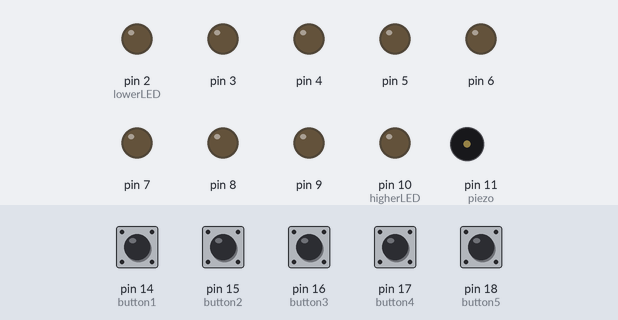
The sketch below on a simulated Arduino Uno, built with avr-gcc and run on an emulated ATmega328P. On the bench: output pins drawn as LEDs (lit = HIGH), buzzer (waves = sounding). Dashed ring = blinking. The inputs (shaded band) are chosen by the test bench; at power-on: pin 14 (button1), pin 15 (button2), pin 16 (button3), pin 17 (button4), pin 18 (button5) LOW. Pins used as bus, display or sensor lines are not drawn.

Above: at 1.2 s.
1.3 s: pin 14 (button1) pulled HIGH for 0.15 s
At 1.35 s:
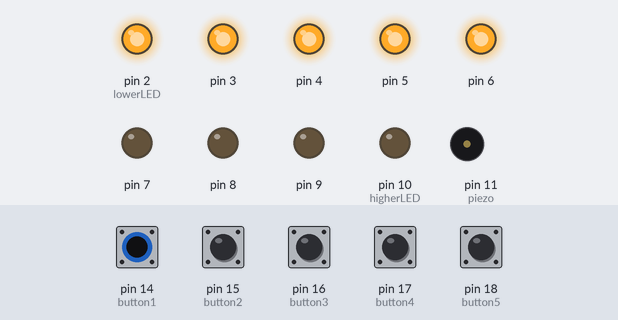
3.0 s: pin 17 (button4) pulled HIGH for 0.15 s
At 3.45 s:
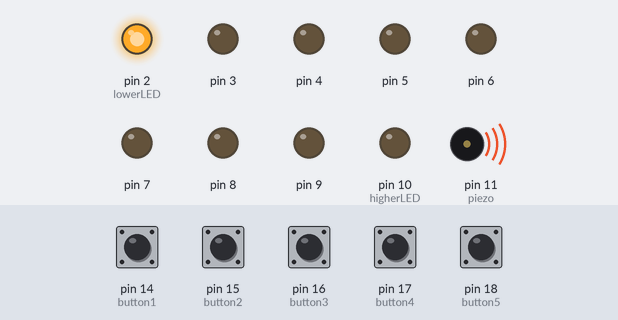
6.0 s: pin 16 (button3) pulled HIGH for 1 s
At 6.4 s:
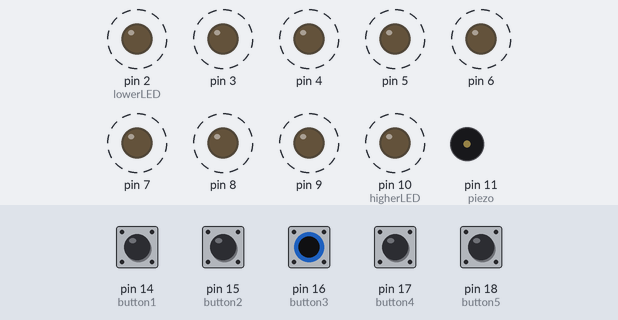
9.0 s: pin 15 (button2) pulled HIGH for 0.15 s
At 9.17 s:
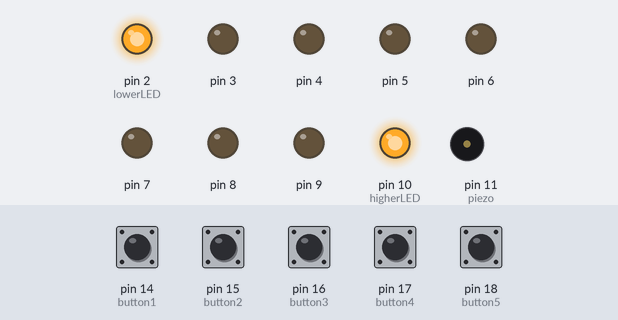
10.7 s: pin 18 (button5) pulled HIGH for 0.15 s
At 11.5 s:
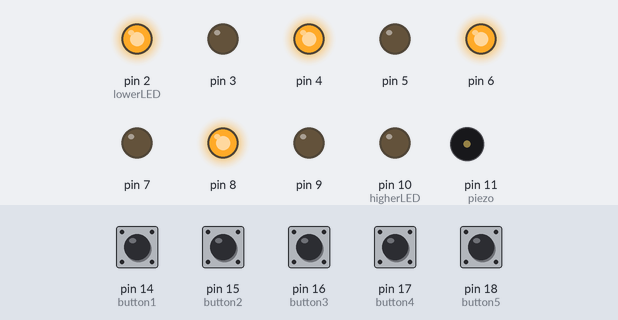
13.8 s: pin 14 (button1) driven HIGH and pin 15 (button2) driven HIGH
At 16.38 s:
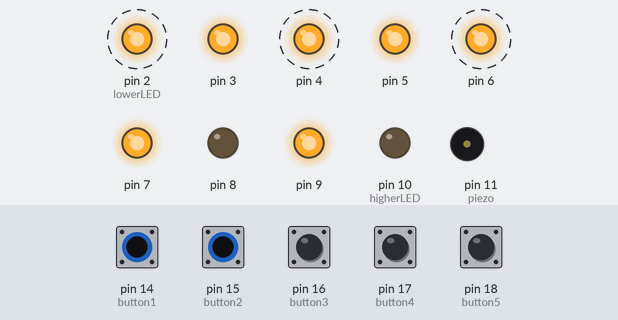
Timing chart, 0 to 17.8 s (numbered marks = the images above; inputs shaded):
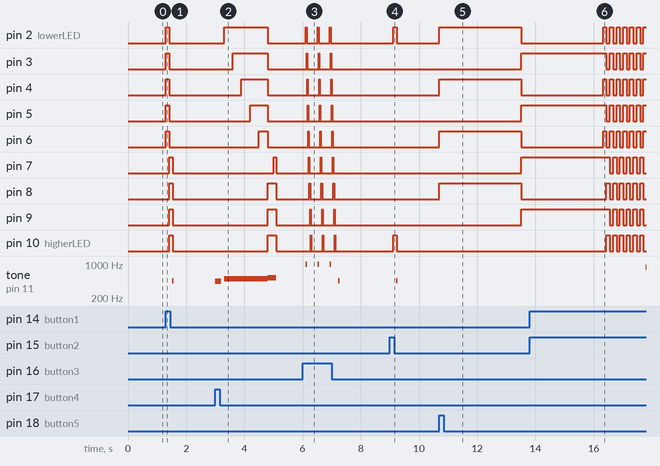

The sketch:

LAB6PROB4.ino
```cpp
//Pins 2-4 (RED LED)
//Pins 5-7 (WHITE LED)
//Pins 8-10 (BLUE LED)
//Analog Pin A0 - A4 (Push Buttons)

int lowerLED = 2;
int higherLED = 10;
int piezo = 11;
const int button1 = 14;
const int button2 = 15;
const int button3 = 16;
const int button4 = 17;
const int button5 = 18;


int input = 0;


void setup() {
  // put your setup code here, to run once:
  Serial.begin(9600);
  for(int i = 2; i <= 10; i++){
    pinMode(i, OUTPUT);
  }
}

void loop() {
  // put your main code here, to run repeatedly:
  for(int i = 2; i <= 10; i++){
    digitalWrite(i, LOW);

    if(digitalRead(button1) == 1){
      setTone(1);
    }

    else if(digitalRead(button2) == 1){
      setTone(2);
    }

    else if(digitalRead(button3) == 1){
      setTone(3);
    }

    else if(digitalRead(button4) == 1){
      setTone(4);
    }

    else if(digitalRead(button5) == 1){
      setTone(5);
    }

  }
}

//-----------------------------------------  Set buzzer tone -----------------------------------------
void setTone(int input){
  if(input == 1){
    firstSiren();
  }
  else if (input == 2){
    firstSirenTransition();
  }

  else if(input == 3){
    secondSiren();
  }

  else if(input == 4){
    thirdSiren();
  }

  else if(input == 5){
    fourthSiren();
  }
}

//------------------------------------------ Sirens + LEDs -----------------------------------------
void firstSiren() {
  //Whoop up sound + LED

  for(int i = 2; i <= 6; i++){
      digitalWrite(i, HIGH);
    }

  for(int freq = 440; freq < 1000; freq+=25){
    tone(piezo, freq, 50);
    delay(5);

  }

  for(int i = 2; i <= 6; i++){
      digitalWrite(i, LOW);
    }

  for(int i = 7; i <= 10; i++){
      digitalWrite(i, HIGH);
    }

  //Whoop down sound + LED
  for(int freq = 1000; freq > 440; freq -=25){
    tone(piezo, freq, 50);
    delay(5);

  }

  for(int i = 6; i <= 10; i++){
      digitalWrite(i, LOW);
    }
}

void firstSirenTransition() {
  for(int freq = 440; freq < 1000; freq += 25){
    tone(piezo, freq, 50);
    delay(5);
  }

  if(lowerLED >= 2){
    digitalWrite(lowerLED, HIGH);
    lowerLED = lowerLED + 1;
    digitalWrite(higherLED, HIGH);
    higherLED = higherLED - 1;

    if(lowerLED == 8){
      lowerLED = 2;
    }

    if(higherLED == 7){
      higherLED = 10;
    }
  }

  for(int freq = 1000; freq > 440; freq -= 25){
    tone(piezo, freq, 50);
    delay(5);
  }
}

void secondSiren(){
  for(int freq = 440; freq < 1000; freq += 25){
    tone(piezo, freq, 50);
    delay(5);
  }

  loopForward(2, 10, 20);
  loopBackward(10, 2, 20);

  for(int freq = 1000; freq > 440; freq -= 25){
    tone(piezo, freq, 50);
    delay(5);
  }
}

void thirdSiren(){
  tone(piezo, 440, 200);
  delay(300);

  for(int i = 2; i <= 6; i++){
    digitalWrite(i, HIGH);
    noTone(piezo);
    tone(piezo, 494, 500);
    delay(300);
  }

  for(int i = 2; i <= 6; i++){
    digitalWrite(i, LOW);
    digitalWrite(i + 6, HIGH);
  }

  noTone(piezo);
  tone(piezo, 523, 300);
  delay(200);
  digitalWrite(7, HIGH);
  delay(50);
  digitalWrite(8, HIGH);
  delay(50);
  noTone(piezo);
}

void fourthSiren(){
  for(int i = 2; i <= 9; i +=2){
    digitalWrite(i, HIGH);
  }

  for(int freq = 440; freq < 1000; freq ++){
      tone(piezo, freq, 50);
      delay(5);
    }

  for(int i = 2; i <= 9; i += 2){
    digitalWrite(i, LOW);
  }

  for(int i = 3; i <= 10; i += 2){
    digitalWrite(i, HIGH);
  }

  for(int freq = 1000; freq > 440; freq--){
    tone(piezo, freq, 50);
    delay(5);
  }
}

//--------------------------------- Loop Forward and Backward for LEDs ----------------------------------------------
void loopForward(int startPin, int endPin, int del){
  for(int i = startPin; i <= endPin; i++){
    digitalWrite(i, HIGH);
    delay(del);
    turnLEDOff();
  }

  if(startPin == endPin){
    startPin = 2;
    endPin = 10;
  }
}

void loopBackward(int startPin, int endPin, int dela){
  for(int i = endPin; i >= startPin; i--){
    digitalWrite(i, HIGH);
    delay(dela);
    turnLEDOff();
  }

  if(startPin == endPin){
    startPin = 2;
    endPin = 10;
  }
}

//---------------------------------------------------- Turn off all LEDs ---------------------------------------------------------------
void turnLEDOff(){
  for(int i = 2; i <= 10; i++){
    digitalWrite(i, LOW);
  }
}
```

Measured:
- after the input at 1.3 s, pin 2 (lowerLED), pin 3–6: LOW → HIGH at once, → LOW 0.12 s later; pin 7–9, pin 10 (higherLED): LOW → HIGH after 0.12 s, → LOW 0.12 s later; tone on pin 11 (piezo): silent → 450 Hz after 0.23 s, → silent 0.05 s later
- after the input at 3.0 s, pin 2 (lowerLED): LOW → HIGH after 0.30 s, → LOW 1.5 s later; pin 3: LOW → HIGH after 0.60 s, → LOW 1.2 s later; pin 4: LOW → HIGH after 0.90 s, → LOW 0.90 s later; pin 5: LOW → HIGH after 1.2 s, → LOW 0.60 s later; pin 6: LOW → HIGH after 1.5 s, → LOW 0.30 s later
- after the input at 6.0 s, pin 2 (lowerLED): alternates HIGH for 0.02 s and LOW for 0.39 s, 6 changes in all, then stays LOW, starting after 0.12 s; pin 3: alternates HIGH for 0.02 s and LOW for 0.39 s, 6 changes in all, then stays LOW, starting after 0.14 s
- after the input at 9.0 s, pin 2 (lowerLED), pin 10 (higherLED): LOW → HIGH after 0.12 s, → LOW 0.12 s later; tone on pin 11 (piezo): silent → 450 Hz after 0.23 s, → silent 0.05 s later
- after the input at 10.7 s, pin 2 (lowerLED), pin 4, pin 6, pin 8: LOW → HIGH at once, → LOW 2.8 s later; pin 3, pin 5, pin 7, pin 9: LOW → HIGH after 2.8 s
- after the input at 13.8 s, pin 2 (lowerLED), pin 4, pin 6: alternates HIGH for 0.12 s and LOW for 0.12 s, starting after 2.5 s; pin 8, pin 10 (higherLED): alternates HIGH for 0.12 s and LOW for 0.12 s, starting after 2.6 s
